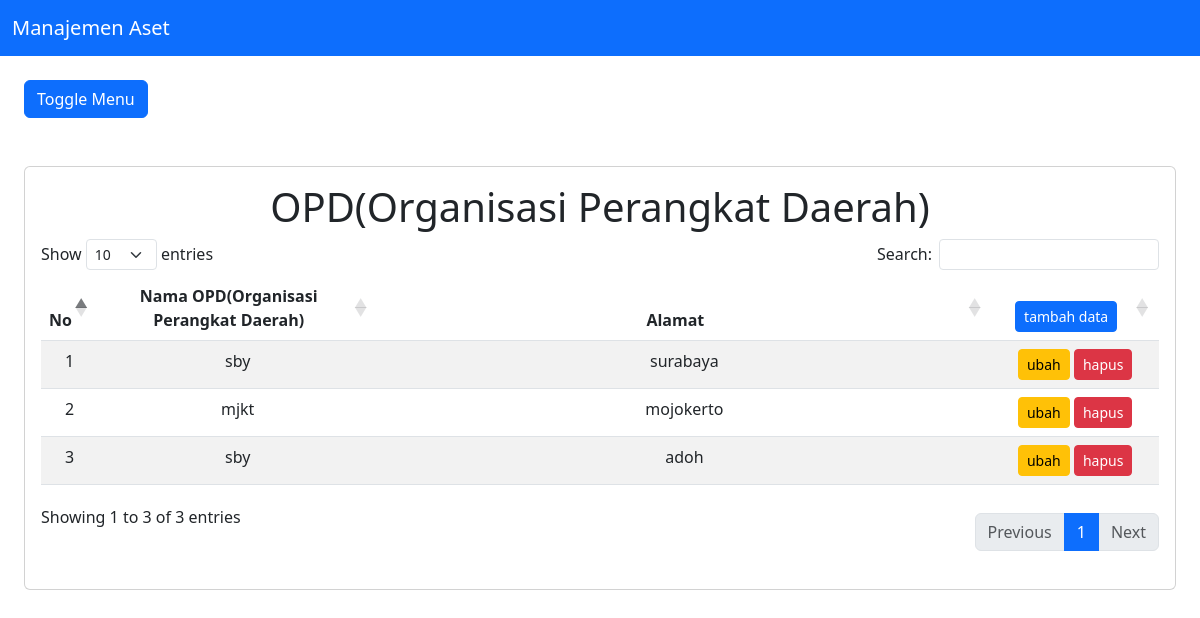
Before: /opd/index.php with the older database file.
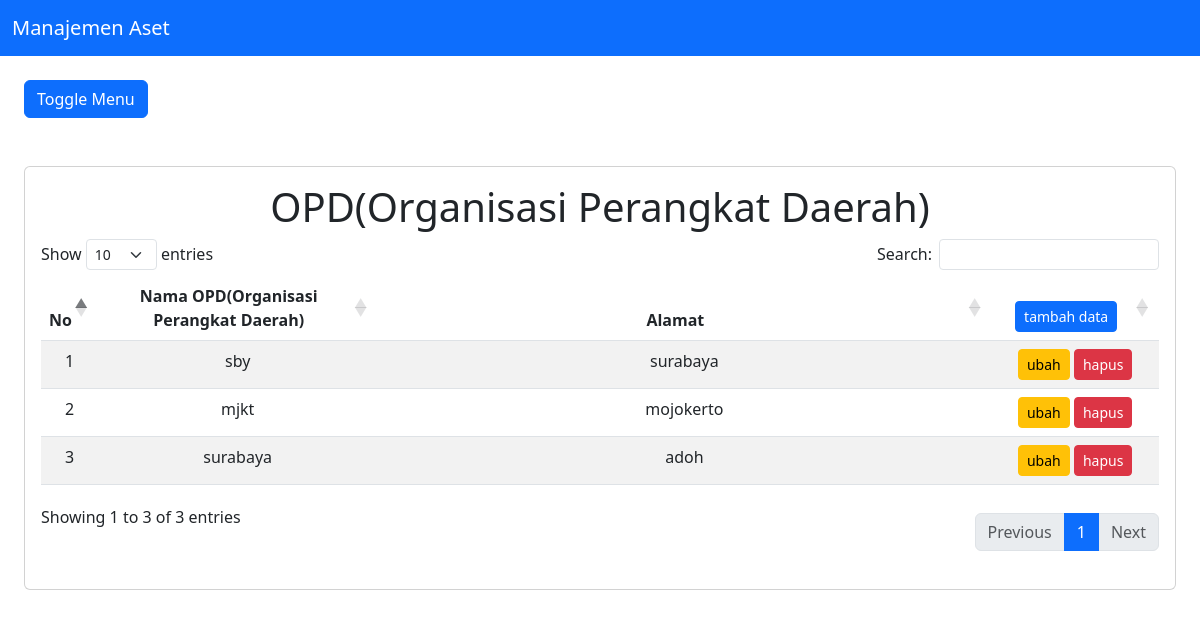
After: the same page with the newer database file.
### tables this page shows
CREATE TABLE `opd`  (
  `id_opd` int NOT NULL AUTO_INCREMENT,
  `nama_opd` varchar(255) NOT NULL,
  `alamat_opd` varchar(255) NOT NULL,
  PRIMARY KEY (`id_opd`) USING BTREE,
  INDEX `nama_opd`(`nama_opd`) USING BTREE,
  INDEX `nama_opd_2`(`nama_opd`, `id_opd`, `alamat_opd`) USING BTREE,
  INDEX `nama_opd_3`(`nama_opd`, `id_opd`) USING BTREE
);

### koneksi.php (called while the page is built)
<?php
$db = mysqli_connect("localhost", "root", "", "pendataan");
function query($query)
{
    global $db;
    $result = mysqli_query($db, $query);
    $rows = [];
    while ($row = mysqli_fetch_assoc($result)) {
        $rows[] = $row;
    }
    return $rows;
}

### opd/index.php (the view, shortened to what this page needs)
<?php
require '../header.php';
$opd = query("SELECT * FROM opd ORDER BY id_opd Asc");
?>
<body>
  <div class="p-4" id="main-content">
    <button class="btn btn-primary" id="button-toggle">
      Toggle Menu
    </button>
    <div class="card mt-5">
      <div class="card-body">
        <h1 style="text-align:center">OPD(Organisasi Perangkat Daerah) </h1>
        <table class="table table-striped" id="datatable">
          <thead>
            <tr style="text-align:center">
              <th style="text-align:center" style="width: 15%">No</th>
              <th width="25%" style="text-align:center">Nama OPD(Organisasi Perangkat Daerah)</th>
              <th style="text-align:center">Alamat</th>
              <th width="15%" style="text-align:center">
                <a class="btn btn-sm btn-primary" href="tambah.php" role="button">tambah data</a>
              </th>
            </tr>
          <tbody>
            <?php $no = 1; ?>
            <?php foreach ($opd as $row) : ?>
              <tr>
                <td width="5%" style="text-align: center;" scope="row"><?= $no; ?></td>
                <td style="text-align: center;"><?= $row["nama_opd"]; ?></td>
                <td style="text-align: center;"><?= $row["alamat_opd"]; ?></td>
                <td style="text-align: center">
                  <a class="btn btn-sm btn-warning" href="ubah.php?id_opd=<?= $row["id_opd"]; ?>" role="button">ubah</a>
                  <a class="btn btn-sm btn-danger" href="hapus.php?id_opd=<?= $row["id_opd"]; ?>" onclick="return confirm('yakin?');" role="button">hapus</a>
                </td>
              </tr>
            <?php $no++;
            endforeach; ?>
          </tbody>
          </thead>
        </table>
      </div>
    </div>
  </div>
</body>
<?php require '../footer.php'; ?>

Changed rows visible on the page:
changed opd "adoh": nama_opd "sby" → "surabaya"
